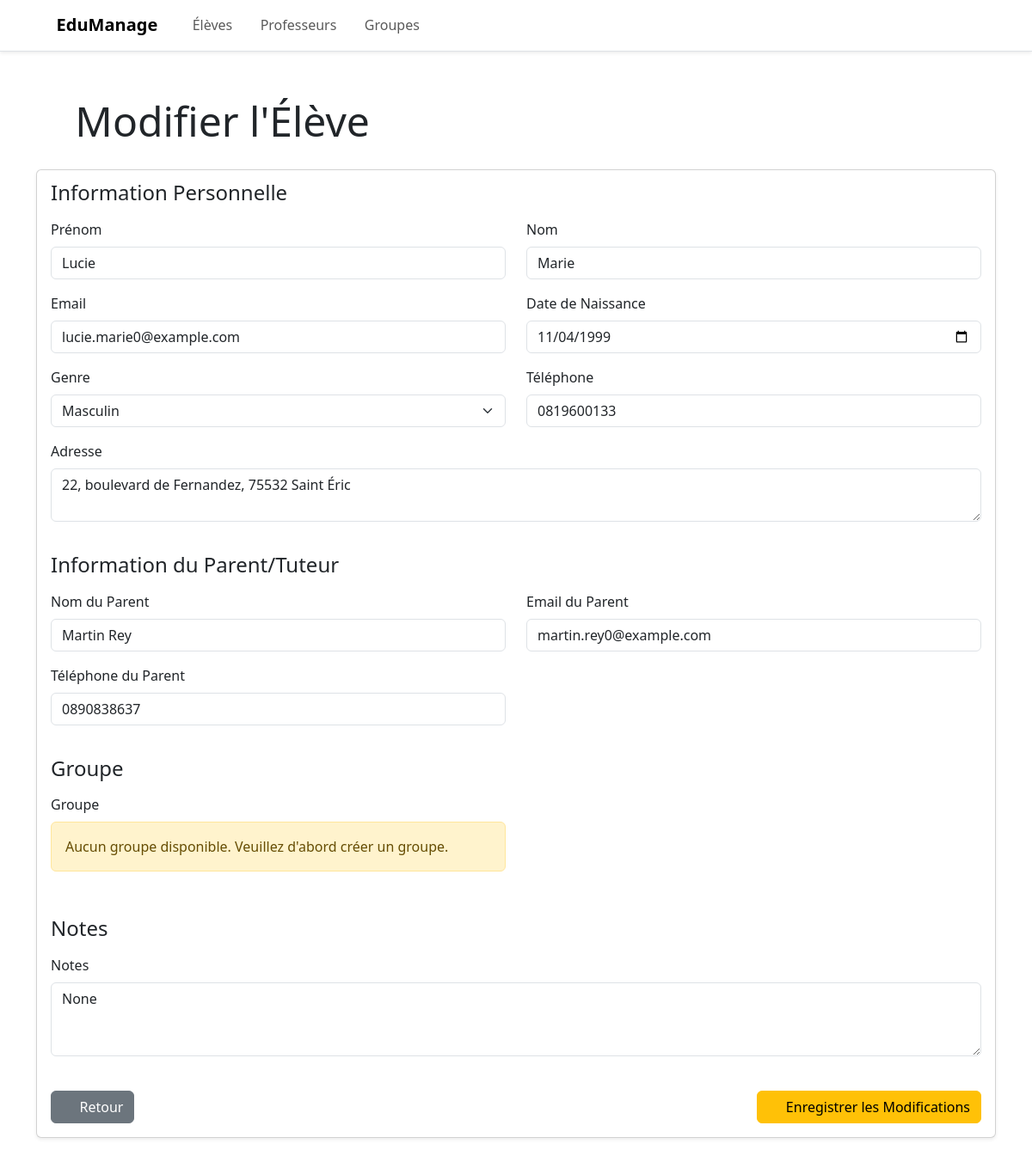
The app's page /edit_student/1 (signed in), older data.
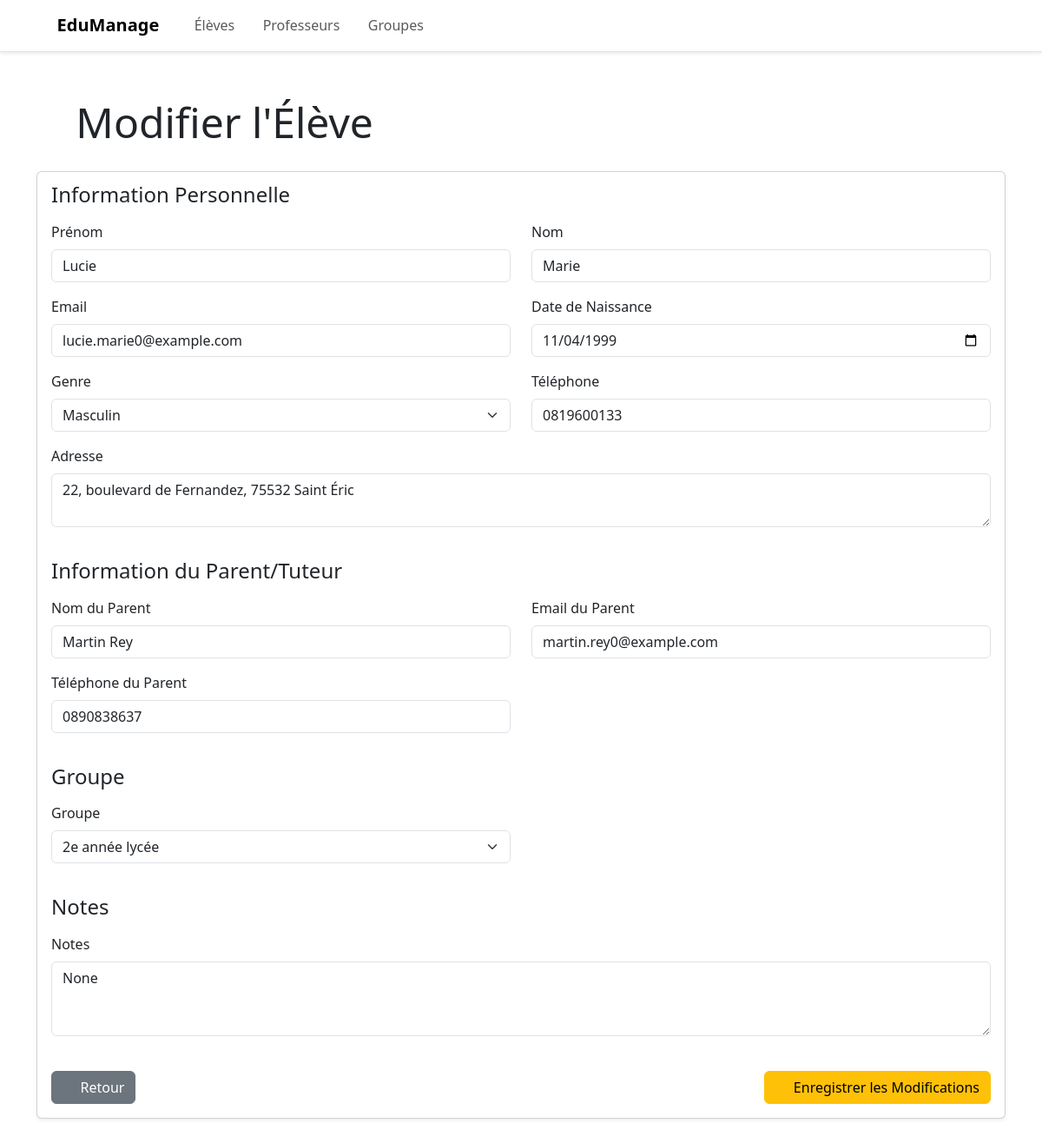
The same page, newer data.
### app/models.py (models this page shows, shortened)
class Student(db.Model):
    id = db.Column(db.Integer, primary_key=True)
    first_name = db.Column(db.String(40), nullable=False)
    last_name = db.Column(db.String(40), nullable=False)
    email = db.Column(db.String(120), unique=True, nullable=False)
    date_of_birth = db.Column(db.Date, nullable=False)
    gender = db.Column(db.String(1), nullable=False)  # 'M' or 'F'
    address = db.Column(db.String(200), nullable=True)
    phone = db.Column(db.String(20), nullable=True)
    parent_name = db.Column(db.String(100), nullable=True)
    parent_email = db.Column(db.String(120), nullable=True)
    parent_phone = db.Column(db.String(20), nullable=True)
    is_active = db.Column(db.Boolean, nullable=False, default=True)
    group_id = db.Column(db.Integer, db.ForeignKey("group.id", ondelete="SET NULL"), nullable=True)
    notes = db.Column(db.Text, nullable=True)

class Group(db.Model):
    id = db.Column(db.Integer, primary_key=True)
    name = db.Column(db.String(80), nullable=False)
    code = db.Column(db.String(20), unique=True, nullable=True)
    academic_year = db.Column(db.String(9), nullable=False)
    capacity = db.Column(db.Integer, nullable=False, default=30)
    min_students = db.Column(db.Integer, nullable=True)
    max_students = db.Column(db.Integer, nullable=True)
    description = db.Column(db.String(200), nullable=True)
    notes = db.Column(db.Text, nullable=True)
    created_at = db.Column(db.DateTime, nullable=False, default=datetime.utcnow)
    updated_at = db.Column(db.DateTime, nullable=True, onupdate=datetime.utcnow)
    students = db.relationship("Student", backref="group", lazy=True, cascade="all, delete-orphan")

### app/api/student_routes.py (the view, shortened to what this page needs)
    @app.route("/edit_student/<int:id>", methods=["GET", "POST"])
    @login_required
    def edit_student(id):
        student = Student.query.get_or_404(id)
        groups = Group.query.all()
        return render_template("edit_student.html", student=student, groups=groups)

### app/auth/auth.py (called while the page is built)
def login_required(f):
    @wraps(f)
    def decorated_function(*args, **kwargs):
        if 'logged_in' not in session:
            return redirect(url_for('login'))
        return f(*args, **kwargs)
    return decorated_function

### templates/edit_student.html (shortened to what the changed rows need)
{% extends "base.html" %}
{% block content %}
<div class="row align-items-center mb-4">
    <div class="col">
        <h1 class="display-5 mb-0">
            <i class="bi bi-mortarboard me-2"></i>Modifier l'Élève
        </h1>
    </div>
</div>
<div class="row">
    <div class="col-12">
        <div class="card shadow-sm">
            <div class="card-body">
                <form method="POST">
                    <div class="row mb-4">
                        <div class="col-md-6 mb-3">
                            <label for="first_name" class="form-label">Prénom</label>
                            <input type="text" class="form-control" id="first_name" name="first_name"
                                value="{{ student.first_name }}" required>
                        </div>
                        <div class="col-md-6 mb-3">
                            <label for="last_name" class="form-label">Nom</label>
                            <input type="text" class="form-control" id="last_name" name="last_name"
                                value="{{ student.last_name }}" required>
                        </div>
                        <div class="col-md-6 mb-3">
                            <label for="email" class="form-label">Email</label>
                            <input type="email" class="form-control" id="email" name="email" value="{{ student.email }}"
                                required>
                        </div>
                        <div class="col-md-6 mb-3">
                            <label for="date_of_birth" class="form-label">Date de Naissance</label>
                            <input type="date" class="form-control" id="date_of_birth" name="date_of_birth"
                                value="{{ student.date_of_birth.strftime('%Y-%m-%d') }}" required>
                        </div>
                        <div class="col-md-6 mb-3">
                            <label for="gender" class="form-label">Genre</label>
                            <select class="form-select" id="gender" name="gender" required>
                                <option value="M" {% if student.gender=='M' %}selected{% endif %}>Masculin</option>
                            </select>
                        </div>
                        <div class="col-md-6 mb-3">
                            <label for="phone" class="form-label">Téléphone</label>
                            <input type="tel" class="form-control" id="phone" name="phone" value="{{ student.phone }}">
                        </div>
                        <div class="col-12 mb-3">
                            <label for="address" class="form-label">Adresse</label>
                            <textarea class="form-control" id="address" name="address"
                                rows="2">{{ student.address }}</textarea>
                        </div>
                    </div>
                    <div class="row mb-4">
                        <div class="col-md-6 mb-3">
                            <label for="parent_name" class="form-label">Nom du Parent</label>
                            <input type="text" class="form-control" id="parent_name" name="parent_name"
                                value="{{ student.parent_name }}">
                        </div>
                        <div class="col-md-6 mb-3">
                            <label for="parent_email" class="form-label">Email du Parent</label>
                            <input type="email" class="form-control" id="parent_email" name="parent_email"
                                value="{{ student.parent_email }}">
                        </div>
                        <div class="col-md-6 mb-3">
                            <label for="parent_phone" class="form-label">Téléphone du Parent</label>
                            <input type="tel" class="form-control" id="parent_phone" name="parent_phone"
                                value="{{ student.parent_phone }}">
                        </div>
                    </div>
                    <div class="row mb-4">
                        <div class="col-md-6 mb-3">
                            <label for="group_id" class="form-label">Groupe</label>
                            {% if groups %}
                            <select class="form-select" id="group_id" name="group_id">
                                {% for group in groups %}
                                <option value="{{ group.id }}" {% if student.group_id==group.id %}selected{% endif %}>
                                    {{ group.name }}
                                </option>
                                {% endfor %}
                            </select>
                            {% else %}
                            <div class="alert alert-warning">
                                Aucun groupe disponible. Veuillez d'abord créer un groupe.
                            </div>
                            {% endif %}
                        </div>
                    </div>
                    <div class="row mb-4">
                        <div class="col-12 mb-3">
                            <label for="notes" class="form-label">Notes</label>
                            <textarea class="form-control" id="notes" name="notes"
                                rows="3">{{ student.notes }}</textarea>
                        </div>
                    </div>
                </form>
            </div>
        </div>
    </div>
</div>
{% endblock %}

Row changes from the older to the newer data that the page shows:
changed Student "Lucie": group_id (not shown) → "2e année lycée"
Text that changed along with them:
text no longer shown: "Aucun groupe disponible. Veuillez d'abord créer un groupe."
